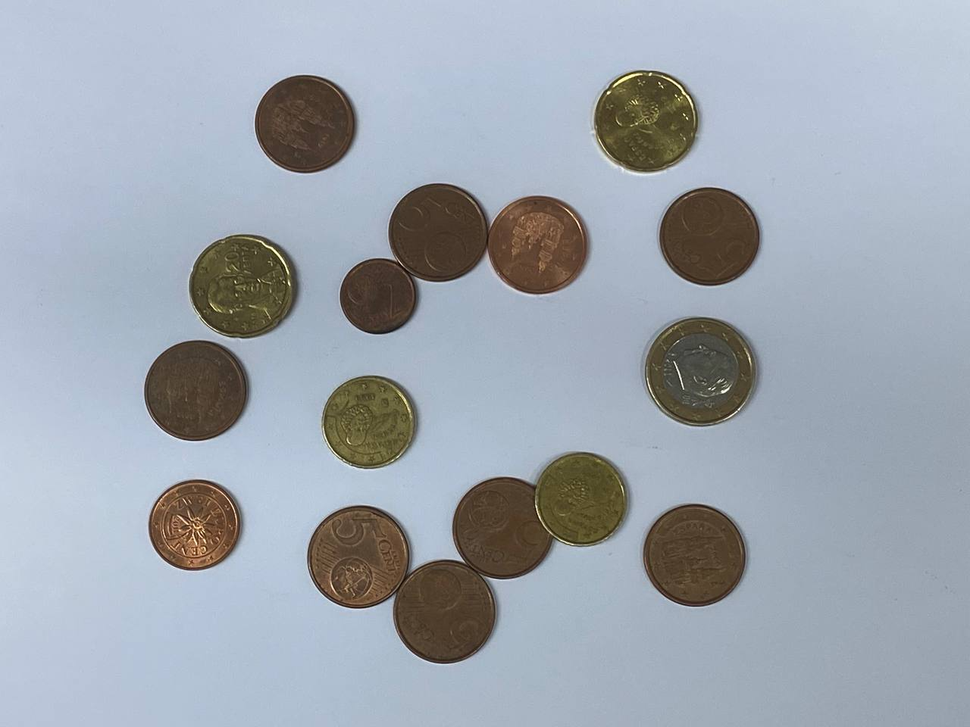
#> input picture Image Processing/images/monedas.png, 970 x 727 px, shrunk from 1280 x 960 before the run, found by its file name
$ jupyter execute P1_Ejercicio2.ipynb
#> lines starting #> are read from the running program, lines starting #| are printed output that depends on the picture; after the words box and inside, x2 and y2 are one past the last pixel; in counts of white or black regions, pixels touching at a corner belong together
# Práctica 1

### Ejercicio 2

[cell 1]
from PIL import Image
import numpy as np
from skimage.filters import threshold_otsu

[cell 2]
im = Image.open("monedas.png")
#> im is the input picture: PIL image 970x727 RGBA; mean R, G, B, A 158.3, 166, 175.5, 255
im.mode
#> Out = 'RGBA'

[cell 3]
im = im.convert('L')
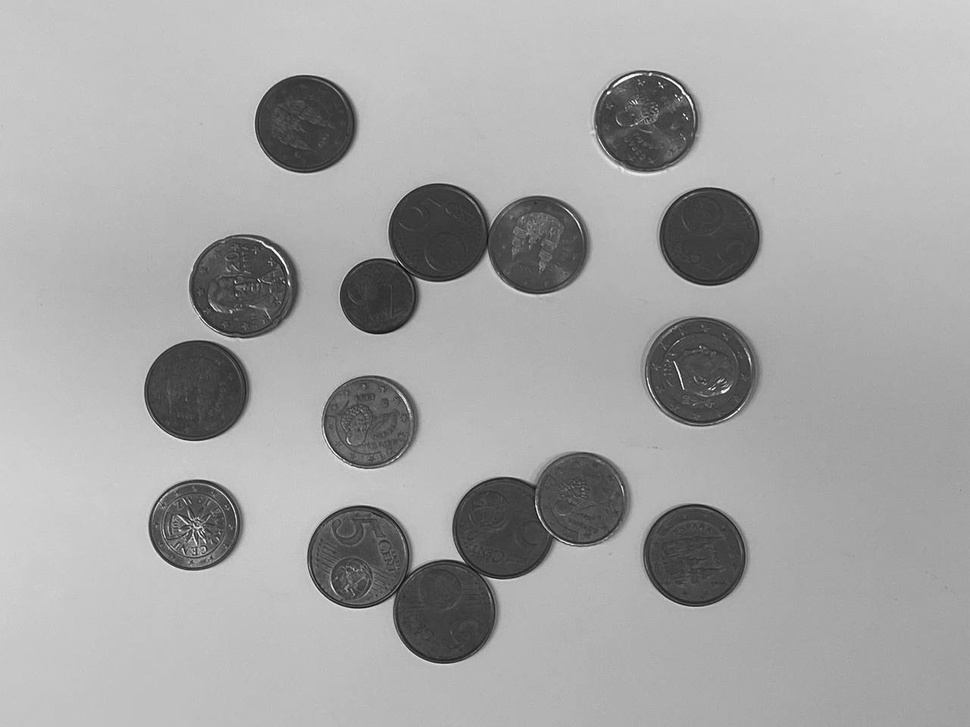
#> im: PIL image 970x727 L; min 6, max 255, mean 164.7
print(im.mode)
#| L
I = np.array(im)
im

[cell 4]
np.histogram(I, bins = 256, range = (0,255))[0]
#> Out = 256 values, max 25418 at index 196, min 0 at index 0, mean 2754.6

[cell 5]
def Otsu(I):
    th = threshold_otsu(I)
#> th = 128
    mask = np.zeros(I.shape)
    mask[I<=th] = 255
    mask = 255 - mask

    return mask

[cell 6]
def union_find(lis):
    #Función que encuentra la unión de varios conjuntos que comparten elementos entre sí.
    #Necesaria para la resolución de equivalencias en componentes conexas.
    lis = map(set, lis)
    unions = []
    for item in lis:
        temp = []
        for s in unions:
            if not s.isdisjoint(item):
                item = s.union(item)
            else:
                temp.append(s)
        temp.append(item)
        unions = temp
    return unions

[cell 7]
def Label(I, bounding_box = False):

    #A continuación aplicamos componentes conexas. Empezamos con la primera pasada
    comp_mat = np.zeros(I.shape)
    equivalencias = []
    componentes = 0

    for i in range(I.shape[0]):
        for j in range(I.shape[1]):
            if I[i,j] == 0:
                pass

            elif i == 0 and j == 0:
                componentes += 1
                comp_mat[i,j] = componentes

            elif i == 0:
                if I[i,j] == I[i,j-1]:
                    comp_mat[i,j] = comp_mat[i,j-1]

                else:  #Creamos componente
                    componentes += 1
                    comp_mat[i,j] = componentes

            elif j == 0:
                if I[i,j] == I[i-1,j+1]:
                    comp_mat[i,j] = comp_mat[i-1,j+1]

                elif I[i,j] == I[i-1,j]:
                    comp_mat[i,j] = comp_mat[i-1,j]

                else:  #Creamos componente
                    componentes += 1
                    comp_mat[i,j] = componentes

            elif j == I.shape[1] - 1:
                if I[i,j] == I[i-1,j]:
                    comp_mat[i,j] = comp_mat[i-1,j]

                elif I[i,j] == I[i-1,j-1]:
                    comp_mat[i,j] = comp_mat[i-1,j-1]

                elif I[i,j] == I[i,j-1]:
                    comp_mat[i,j] = comp_mat[i,j-1]

                else:  #Creamos componente
                    componentes += 1
                    comp_mat[i,j] = componentes


            else:
                comp_vecinos = [comp_mat[i-1,j+1], comp_mat[i-1,j], comp_mat[i-1,j-1] ,comp_mat[i,j-1]]
                if I[i,j] == I[i-1,j+1]:
                    comp_mat[i,j] = comp_mat[i-1,j+1]

                elif I[i,j] == I[i-1,j]:
                    comp_mat[i,j] = comp_mat[i-1,j]

                elif I[i,j] == I[i-1,j-1]:
                    comp_mat[i,j] = comp_mat[i-1,j-1]

                elif I[i,j] == I[i,j-1]:
                    comp_mat[i,j] = comp_mat[i,j-1]

                else: #Creamos componente
                    componentes += 1
                    comp_mat[i,j] = componentes

                aux = set(cv for cv in comp_vecinos if cv != 0)
                if len(aux) > 1: #colisión de etiquetas encontrada
                    relacion = list(aux)
                    if relacion not in equivalencias:
                        equivalencias.append(relacion)  #Almacenamos la relación en una lista si no estaba antes


    #Segunda pasada para resolver equivalencias

    comp_no_aisladas = set(e for lista in equivalencias for e in lista)
    for comp in range(1,componentes+1):
        if comp not in comp_no_aisladas:
            equivalencias.append([comp])

    equivalencias = union_find(equivalencias) #Unimos las equivalencias

    dic_equivalencias = {}
    c = 1
    for clase in equivalencias:
        dic_equivalencias[c] = clase
        c += 1


    #Creamos la matriz final de componentes con las equivalencias resueltas
    final_comp_matrix = np.zeros(comp_mat.shape)
    for i in range(comp_mat.shape[0]):
        for j in range(comp_mat.shape[1]):
            for k in dic_equivalencias.keys():
                if comp_mat[i,j] in dic_equivalencias[k]:
                    final_comp_matrix[i,j] = k

    #Dibujamos la caja de mínima inclusión en caso de que el parámetro bounding_box sea True
    if bounding_box:
        final_comp_matrix_bb = final_comp_matrix.copy()
        for comp in dic_equivalencias:
            lista_indices = []
            for i in range(final_comp_matrix.shape[0]):
                for j in range(final_comp_matrix.shape[1]):
                    if final_comp_matrix[i,j] == comp:
                        lista_indices.append((i,j))

            min_x = min(lista_indices, key = lambda t: t[0])[0]
            max_x = max(lista_indices, key = lambda t: t[0])[0]
            min_y = min(lista_indices, key = lambda t: t[1])[1]
            max_y = max(lista_indices, key = lambda t: t[1])[1]

            for x in range(min_x, max_x + 4):
                final_comp_matrix_bb[x-3:x,min_y -3: min_y] = len(dic_equivalencias) + 1
                final_comp_matrix_bb[x-3:x,max_y: max_y + 3] = len(dic_equivalencias) + 1

            for y in range(min_y, max_y + 4):
                final_comp_matrix_bb[min_x -3: min_x , y-3:y] = len(dic_equivalencias) + 1
                final_comp_matrix_bb[max_x :max_x + 3,y-3:y] = len(dic_equivalencias) + 1

        return final_comp_matrix_bb

    return final_comp_matrix

[cell 8]
def Erosionado(I, size):

    B = np.zeros((size,size))
    res = np.full(I.shape,255)

    for i in range(I.shape[0] - size + 1):
        for j in range(I.shape[1] - size + 1):
            if np.array_equal(I[i:i+size, j:j+size], B):
                res[i + size//2,j + size//2] = 0


    return res


def Dilatado(I,size):

    B = np.zeros((size,size))
    res = np.full(I.shape,255)

    for i in range(I.shape[0] - size + 1):
        for j in range(I.shape[1] - size + 1):
            if B[0][0] in I[i:i+size, j:j+size]:
                res[i + size//2,j + size//2] = 0

    return res


def Cierre(I, size):
    img_dilatada = Dilatado(I, size)
    return Erosionado(img_dilatada, size)

[cell 9]
mask = Otsu(I)
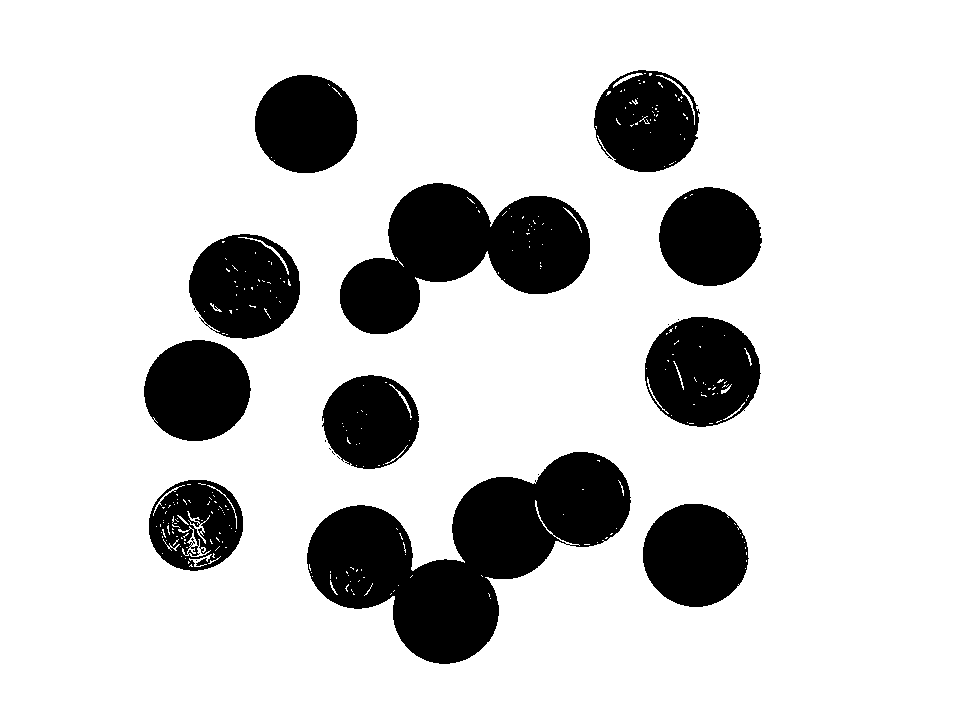
#> mask: shape (727, 970) float64; 82.4% white; 20 black regions (9 under 20 px), largest, box (x1, y1, x2, y2) and area: (307, 452, 631, 664) 31855, (340, 183, 590, 334) 20620, (645, 317, 761, 427) 9616
np.histogram(mask, bins = 256, range = (0,255))[0]
#> Out = 256 values, max 580773 at index 255, min 0 at index 1, mean 2754.6

[cell 10]
im2 = np.uint8(mask)
im2 = Image.fromarray(im2)
im2

[cell 11]
S1 = Cierre(mask,5)
#> after the loop in Dilatado, `for i in range(I.shape[0] - size + 1):`:
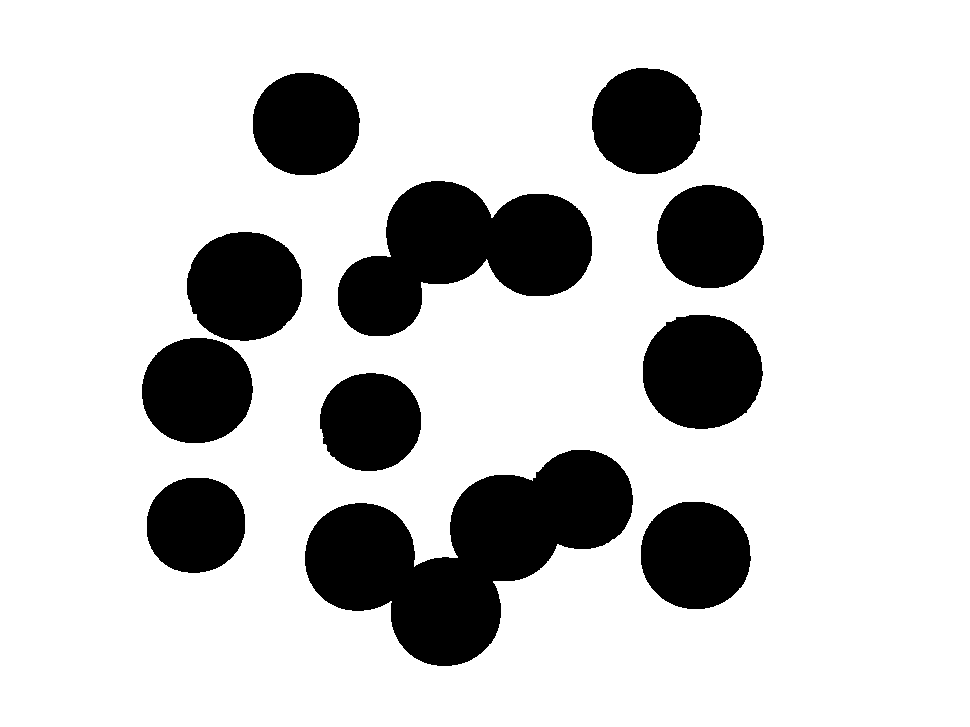
#> res: shape (727, 970) int64; 80.2% white; 11 black regions, largest, box (x1, y1, x2, y2) and area: (305, 450, 633, 666) 34804, (338, 181, 592, 336) 22710, (643, 315, 763, 429) 10902
#> after the loop in Erosionado, `for i in range(I.shape[0] - size + 1):`:
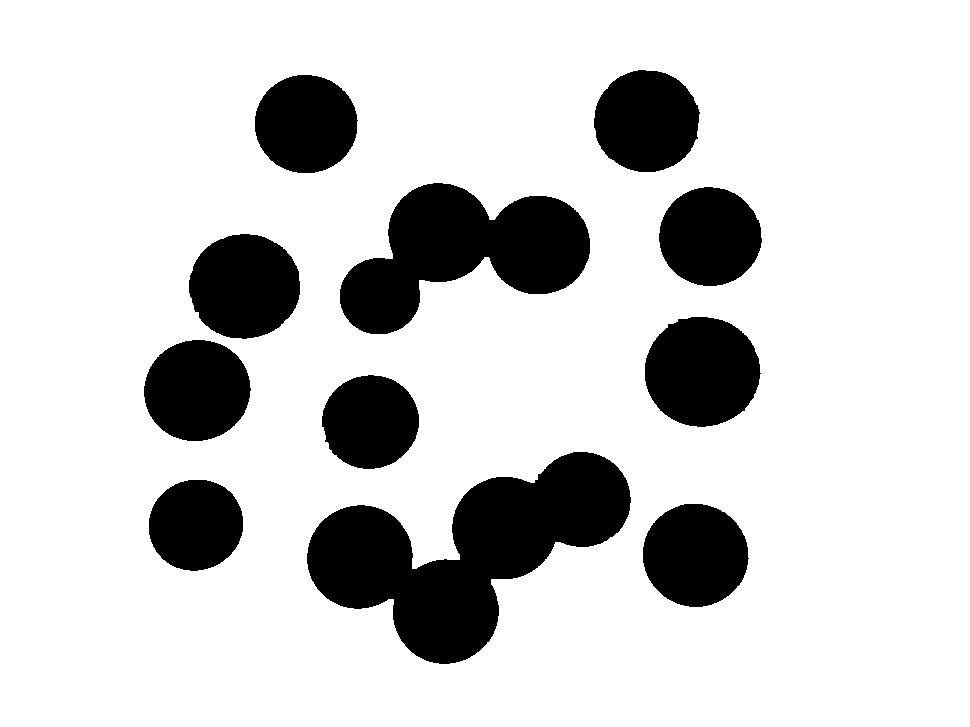
#> res: shape (727, 970) int64; 81.9% white; 11 black regions, largest, box (x1, y1, x2, y2) and area: (307, 452, 631, 664) 32228, (340, 183, 590, 334) 20810, (645, 317, 761, 427) 9982
S1 = np.uint8(S1)
im3 = Image.fromarray(S1)
im3

[cell 12]
S2 = Erosionado(S1, 70)
#> call 2 of Erosionado, with size = 70
#> after the loop in Erosionado (call 2), `for i in range(I.shape[0] - size + 1):`:
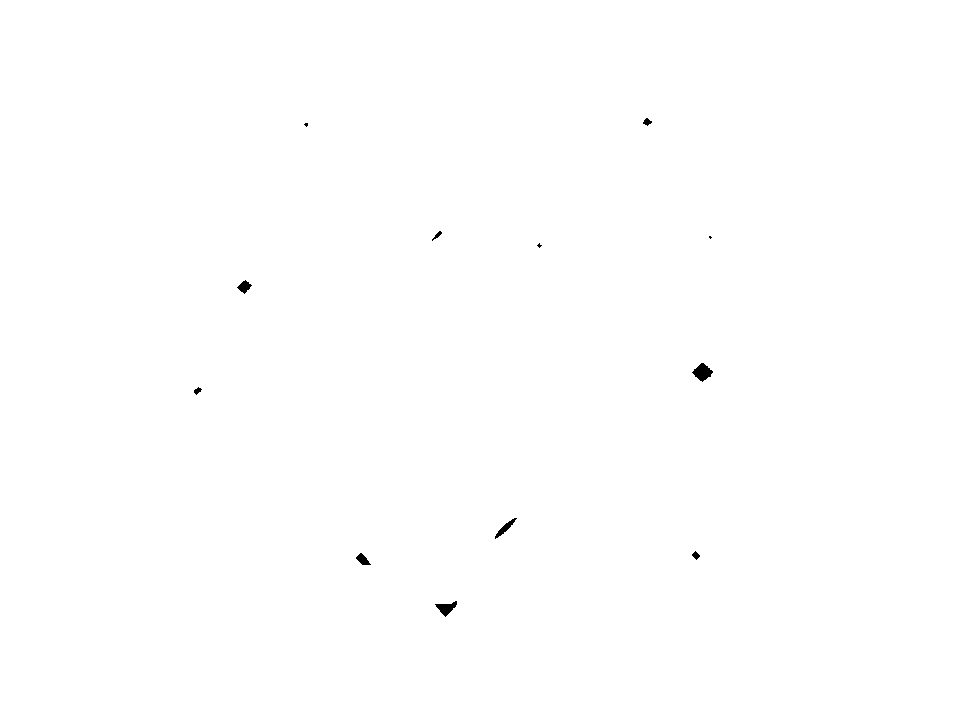
#> res: shape (727, 970) int64; 99.9% white; 12 black regions (3 under 20 px), largest, box (x1, y1, x2, y2) and area: (692, 363, 713, 382) 225, (435, 601, 457, 617) 168, (495, 518, 517, 539) 125
im4 = np.uint8(S2)
im4 = Image.fromarray(im4)
im4

[cell 13]
def contarMonedas(I):
    #Primero aplicamos Otsu para umbralizar la imagen de entrada
    mask = Otsu(I)

    #A continuación realizamos un cierre para rellenar los huecos provocados por imprecisiones en la umbralización.
    S1 = Cierre(mask,5)

    #Ahora hacemos un erosionado para desconectar componentes y quedarnos con los píxeles centrales de cada una.
    S2 = Erosionado(S1, 70)

    #Sacamos la imagen inversa para que pueda ser tratada por la función que etiqueta a los píxeles según su componente,
    #donde se asume que el fondo son los píxeles con valor de 0.
    S3 = abs(S2 - 255)

    #Llamamos a la función de etiquetado de componentes conexas
    comp_mat = Label(S3)
#> after the loop in Label, `for i in range(I.shape[0]):`:
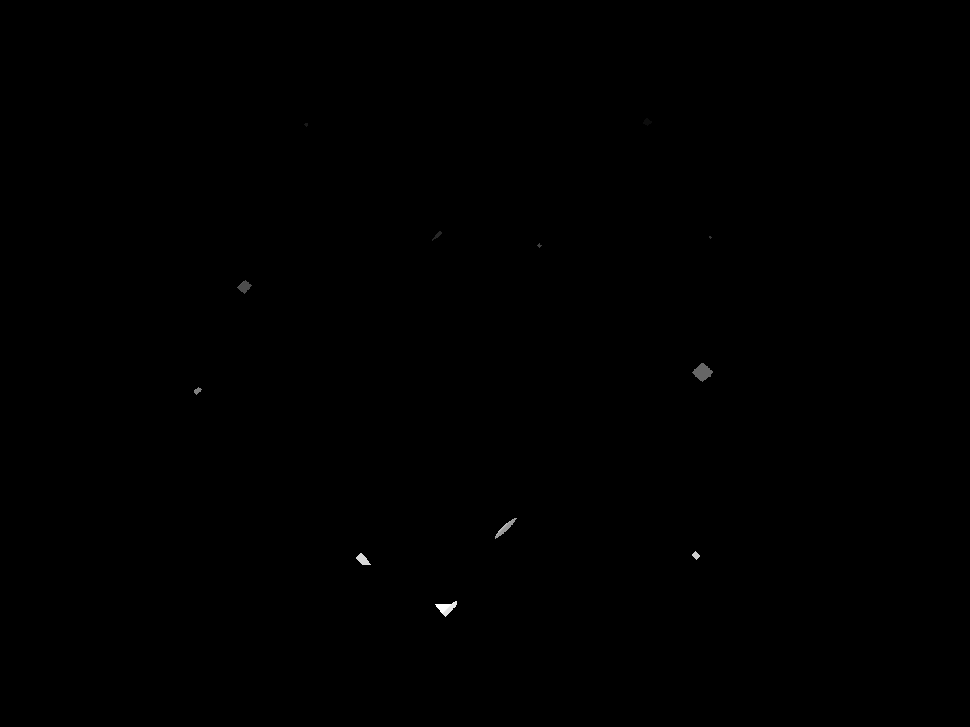
#> comp_mat: shape (727, 970) float64; min 0, max 20, mean 0.0144; drawn with min black and max white

    #Contamos las componentes distintas a cero (que no correspondan al fondo)
    componentes = len(np.unique(comp_mat[np.nonzero(comp_mat)]))
#> componentes = 12

    return componentes

[cell 14]
comp = contarMonedas(I)
#> comp = 12
print("El número de componentes en la imagen es: "+ str(comp))
#| El número de componentes en la imagen es: 12
